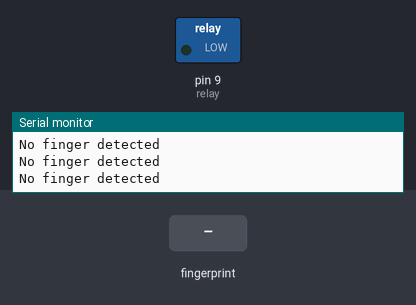
The sketch below on a simulated Arduino Uno, built with avr-gcc and run on an emulated ATmega328P. Shown: switched loads named in the sketch (green lamp = pin HIGH), the last lines printed to the serial monitor. Inputs (shaded band) come from the test bench.

Above: at 2.2 s.
2.3 s: finger stored as number 1 placed on the sensor
At 3.5 s:
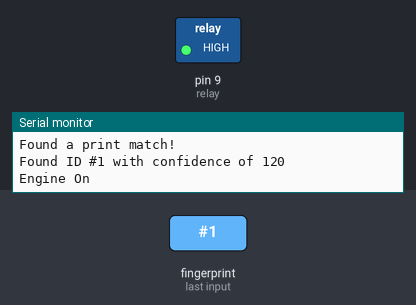
Timing chart, 0 to 5.3 s (numbered marks = the images above; inputs shaded):
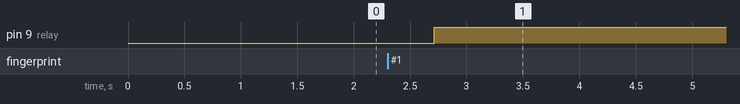

Measured:
- after the input at 2.3 s, pin 9 (relay): LOW → HIGH after 0.41 s

The sketch:

main.ino
```cpp
/****************************************************
 * Input: Fingeprint Reader
 * Output: Motor
 *****************************************************/
#include <SoftwareSerial.h>
#include <Adafruit_Fingerprint.h>

SoftwareSerial mySerial(2, 3);
Adafruit_Fingerprint finger = Adafruit_Fingerprint(&mySerial);
#define relay 9
int cFlag=0;

void setup() {
  Serial.begin(9600);
  motorInit();
  finger.begin(57600);
  delay(5);
  if (finger.verifyPassword()) {
    Serial.println("Found fingerprint sensor!");
  } else {
    Serial.println("Did not find fingerprint sensor :(");
    while (1) { delay(1); }
  }

  finger.getTemplateCount();

  if (finger.templateCount == 0) {
    Serial.print("Sensor doesn't contain any fingerprint data. Please run the 'enroll' example.");
  }
  else {
    Serial.println("Waiting for valid finger...");
      Serial.print("Sensor contains "); Serial.print(finger.templateCount); Serial.println(" templates");
  }
}

void loop() {
  while(Serial.available()) {
    String s=Serial.readString();
    Serial.println(s);
    if(s=="yes")
      engineOn();
    else if(s=="no")
      engineOff();
  }
  getFingerprintID();
  delay(50);
}

 void motorInit() {
  pinMode(relay,OUTPUT);
 }

void engineOn() {
 Serial.println("Engine On");
 digitalWrite(relay,1);
}

void engineOff() {
 Serial.println("Engine Off");
 digitalWrite(relay,0);
}

uint8_t getFingerprintID() {
  uint8_t p = finger.getImage();
  switch (p) {
    case FINGERPRINT_OK:
      Serial.println("Image taken");
      break;
    case FINGERPRINT_NOFINGER:
      Serial.println("No finger detected");
      return p;
    case FINGERPRINT_PACKETRECIEVEERR:
      Serial.println("Communication error");
      return p;
    case FINGERPRINT_IMAGEFAIL:
      Serial.println("Imaging error");
      return p;
    default:
      Serial.println("Unknown error");
      return p;
  }

  // OK success!

  p = finger.image2Tz();
  switch (p) {
    case FINGERPRINT_OK:
      Serial.println("Image converted");
      break;
    case FINGERPRINT_IMAGEMESS:
      Serial.println("Image too messy");
      return p;
    case FINGERPRINT_PACKETRECIEVEERR:
      Serial.println("Communication error");
      return p;
    case FINGERPRINT_FEATUREFAIL:
      Serial.println("Could not find fingerprint features");
      return p;
    case FINGERPRINT_INVALIDIMAGE:
      Serial.println("Could not find fingerprint features");
      return p;
    default:
      Serial.println("Unknown error");
      return p;
  }

  // OK converted!
  p = finger.fingerSearch();
  if (p == FINGERPRINT_OK) {
    Serial.println("Found a print match!");
  } else if (p == FINGERPRINT_PACKETRECIEVEERR) {
    Serial.println("Communication error");
    return p;
  } else if (p == FINGERPRINT_NOTFOUND) {
    Serial.println("Did not find a match");
    return p;
  } else {
    Serial.println("Unknown error");
    return p;
  }

  // found a match!
  Serial.print("Found ID #"); Serial.print(finger.fingerID);
  Serial.print(" with confidence of "); Serial.println(finger.confidence);

  if((finger.fingerID==1 || finger.fingerID==2 || finger.fingerID==3)&&(cFlag==0)) {
    cFlag=1;
    engineOn();
    delay(5000);
  } else if(cFlag==1) {
    cFlag=0;
    engineOff();
    delay(5000);
  }

  return finger.fingerID;
}
```
